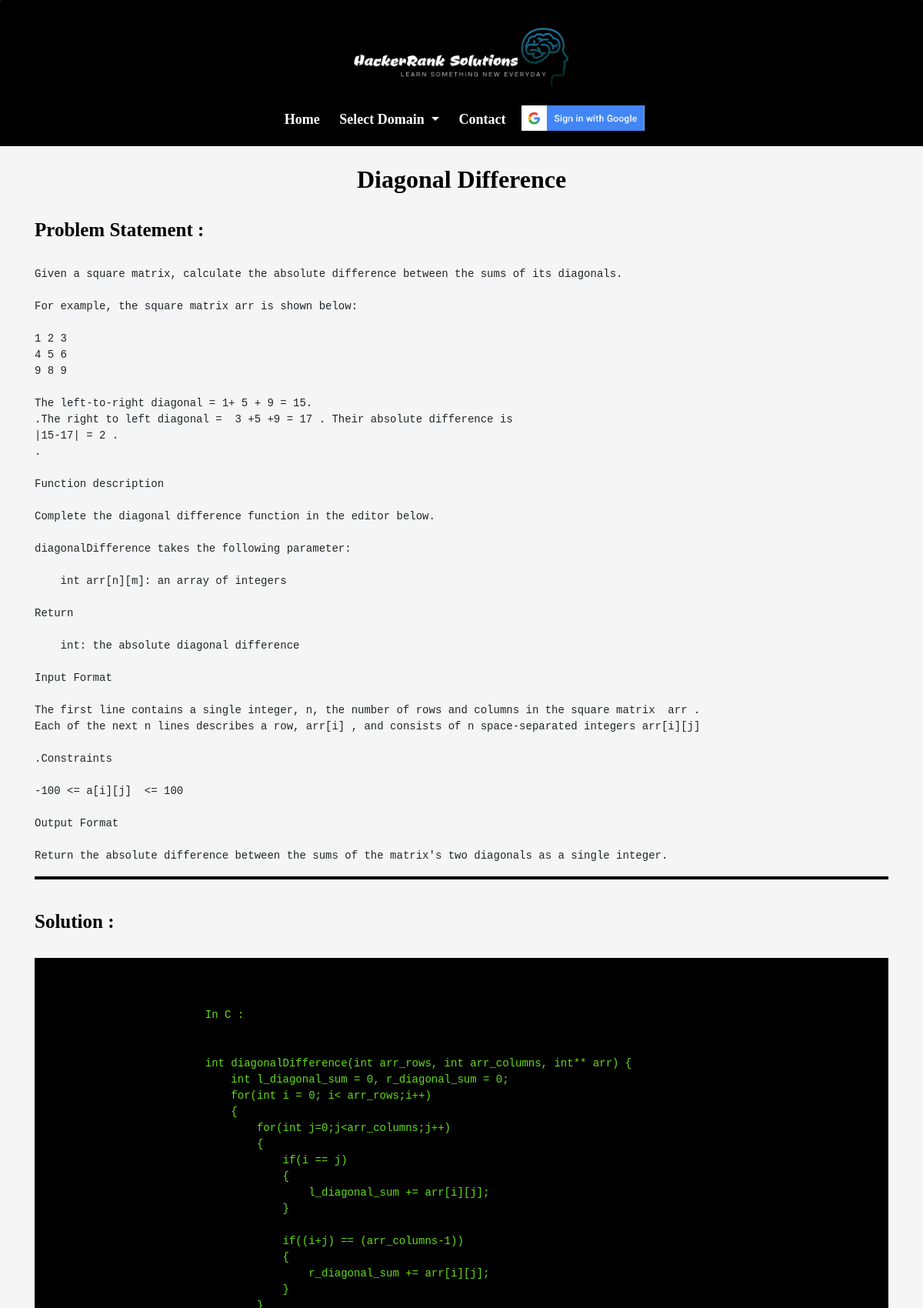
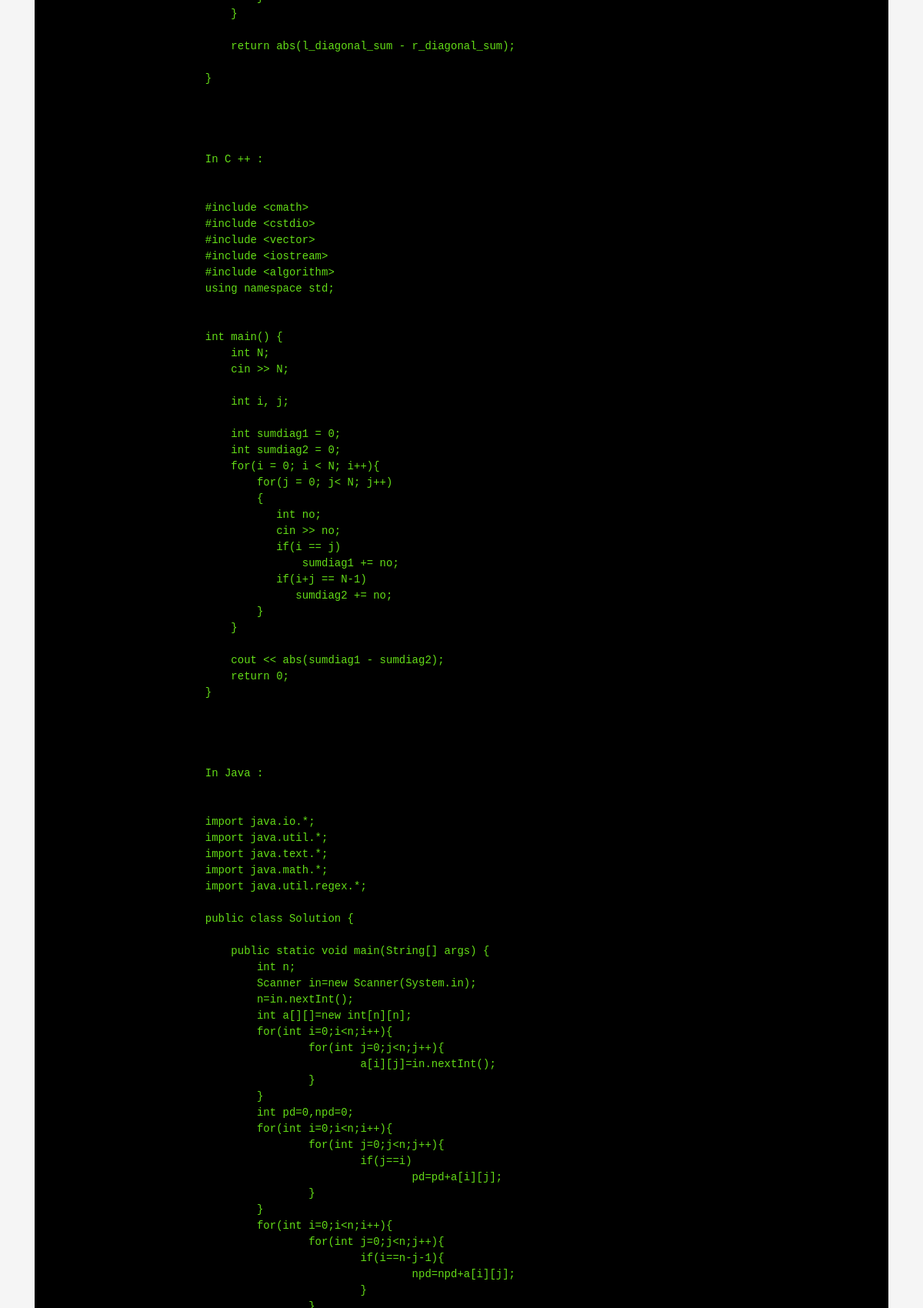
The page /diagonaldifferenceproblemsolving/ (upper part) on the database its author committed (2 pictures, top to bottom).
### home/models.py (models this page shows, shortened)
class solution(models.Model):
    title = models.CharField(max_length=200, blank=False)
    choice = (('datastructures','datastructures'),
              ('algorithms','algorithms'),
              ('problemsolving','problemsolving'),
              ('python','python'),
              ('java','java'),
              ('interview','interview'),
              ('c','c'),
              ('c++','c++'))
    group = models.CharField(max_length=30, choices=choice, default='choose')
    slug = models.SlugField(max_length=200, blank=False)
    problemStatement = models.TextField(blank=False)
    solution = models.TextField(blank=False)

### home/views.py (the view)
# urls.py: path('<slug:slug>/',SolutionDetail.as_view(),name='solutionDetail'),
class SolutionDetail(generic.DetailView):
    model = solution
    template_name = 'solution_detail.html'

### home/templates/solution_detail.html (shortened to what this page needs)
{% load static %}
<html lang="en">
    <head>
        <link rel="stylesheet" href="https://stackpath.bootstrapcdn.com/bootstrap/4.5.2/css/bootstrap.min.css">
    </head>
    <body>
        <header class="header_area">
            <div class="main_menu">
                <nav class="navbar navbar-expand-lg ">
                    <div class="container box_1620">
                    <a class="nav-title" href = "" ><img src="{% static '/home/logo2.png' %}"></a>
                    <div class="collapse navbar-collapse offset" id="navbarSupportedContent">
                        <ul class="nav navbar-nav menu_nav ml-auto">
                            <li class="nav-item"><a class="nav-link" href="{% url 'solutionList' %}">Home</a></li>
                    <li class="nav-item dropdown">
                        <a class="nav-link dropdown-toggle" href="#" id="navbarDropdownMenuLink" data-toggle="dropdown" aria-haspopup="true" aria-expanded="false">
                          Select Domain
                        </a>
                      </li>
                            <li class="nav-item"><a class="nav-link" href="https://clownmonster.github.io/My_Portfolio/contact.html">Contact</a></li>
                            {% if user.is_authenticated %}
                                <li class="nav-item"><a class="nav-link" href>{{user.username}}</a></li>
                                <li class="nav-item" id="logoutBtn"><a class="nav-link">Logout</a></li>
                               {% else %}
                                <li id = "loginBtn" class="nav-item"><img src="{% static '/home/sign_in.png' %}"></li>
                            {% endif %}
                        </ul>
                    </div>
                    </div>
                </nav>
            </div>
        </header>
        <div class="container">
            <div class="title" >
                <h3><b>{{ object.title }}</b></h3>
            </div>
            <br/>
            <div>
                <div>
                    <h3 class="p-title">Problem Statement :</h3>
                    <br/>
                    <pre>{{ object.problemStatement }}</pre>
                </div>
            </div>
            <hr style = "height:4px;border-width:0;color:gray;background-color:black">
        <br/>
            <div>
                <div>
                    <h3 class="p-title" >Solution : </h3>
                    <br/>
                <div class="code-block">
                    <pre>
                        <code  style="margin-bottom:6rem;">{{ object.solution }}</code>
                    </pre>
                </div>
                <br/>
                </div>
            </div>
        </div>
    </body>
</html>

### home/templates/solution_detail.html (style rules this page uses)
* { box-sizing: border-box; margin: 0px; border: 0px; padding: 0px; }
body { background: whitesmoke; }
.header_area { background:linear-gradient(#000428,#004e92); background:black; color: white; transition: background-color 0.4s, all 0.3s linear; padding: 0.3rem; border-radius: 1px; }
.nav-title { color:white ; font-size: 30px; font-family: Georgia, 'Times New Roman', Times, serif; font-weight: bolder; }
.nav-title > img { width: 19rem; }
.nav-item, .nav-link { font-size: 18px; color:white !important; text-decoration: none; padding-right: 0.6rem; font-family: "Heebo"; font-weight: bolder; }
#loginBtn { margin-top: 0.2rem; width: 10rem; cursor: pointer; margin-left: 0.2rem; }
#loginBtn > img { width: 10rem; }
a { text-decoration: none; transition: all 0.3s ease-in-out; }
.container { color:black; justify-content: center; align-items: center; flex-direction: column; }
.container > .title > h3 { font-size: 32px; align-self: center; font-family: "Heebo"; }
.p-title { font-family: "Heebo"; font-weight: bolder; font-size: 25px; }
.title { display: flex; justify-content: center; }
.code-block { background-color: black; }
.code-block > pre { padding-top: 4rem; display: flex; justify-content: center; padding-right: 7rem; }
.code-block > pre > code { color:#64dd17 !important; }

### rows shown on the page
solution: title "Diagonal Difference", problemStatement "Given a square matrix, calculate the absolute difference between the sums of its diagonals. For example, the square matrix arr is shown below: 1 2 3 4 5 6 9 8 9 The left-to-right diagonal = 1+ 5 + 9 = 15. .The right to left diagonal = 3 +5 +9 = 17 . Their absolute difference is |15-17| = 2 . . Function description Complete the diagonal difference function in the editor below. diagonalDifference takes the following parameter: int arr[n][m]: an array of integers Return int: the absolute diagonal difference Input Format The first line contains a single integer, n, the number of rows and columns in the square matrix arr . Each of the next n lines describes a row, arr[i] , and consists of n…"
